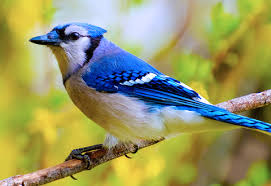
#> input picture LAB1/bird.png, 271 x 186 px
$ jupyter execute bait1.ipynb   (older library calls are emulated)
#> lines starting #> are read from the running program, lines starting #| are printed output that depends on the picture
[cell 1]
# bài 1
import numpy as np
import os
import cv2
import matplotlib.pyplot as plt

os.makedirs('output_images', exist_ok=True)
img = cv2.imread('bird.png')
#> img is the input picture: shape (186, 271, 3); mean B, G, R 101.1, 151.7, 150.6
b, g, r = cv2.split(img)
zero = np.zeros_like(b)

red_img = cv2.merge([zero, zero, r])
green_img = cv2.merge([zero, g, zero])
blue_img = cv2.merge([b, zero, zero])

cv2.imwrite('output_images/red_image.png', red_img)
cv2.imwrite('output_images/green_image.png', green_img)
cv2.imwrite('output_images/blue_image.png', blue_img)

# Hiển thị ảnh
plt.figure(figsize=(12,4))
plt.subplot(1,4,1)
plt.imshow(cv2.cvtColor(img, cv2.COLOR_BGR2RGB))
plt.title('Original')
plt.axis('off')
plt.subplot(1,4,2)
plt.imshow(cv2.cvtColor(red_img, cv2.COLOR_BGR2RGB))
plt.title('Red')
plt.axis('off')
plt.subplot(1,4,3)
plt.imshow(cv2.cvtColor(green_img, cv2.COLOR_BGR2RGB))
plt.title('Green')
plt.axis('off')
plt.subplot(1,4,4)
plt.imshow(cv2.cvtColor(blue_img, cv2.COLOR_BGR2RGB))
plt.title('Blue')
plt.axis('off')
plt.show()

[cell 2]
import numpy as np
import os
import cv2
import matplotlib.pyplot as plt

# Tạo thư mục lưu ảnh kết quả
os.makedirs('output_images', exist_ok=True)

# Đọc ảnh
img = cv2.imread('bird.png')  # thay bằng ảnh của bạn
b, g, r = cv2.split(img)

# Hoán đổi các kênh màu
# Đổi R <-> B
brg_img = cv2.merge([r, g, b])
# Đổi R <-> G
grb_img = cv2.merge([b, r, g])
# Đổi G <-> B
rgb_img = cv2.merge([g, b, r])
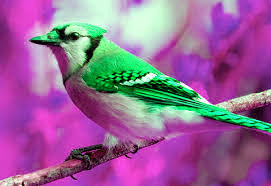
#> rgb_img: shape (186, 271, 3); mean of channels 0, 1, 2 151.7, 101.1, 150.6; drawn as B, G, R

# Lưu các ảnh đã hoán đổi
cv2.imwrite('output_images/swap_rb.png', brg_img)
cv2.imwrite('output_images/swap_rg.png', grb_img)
cv2.imwrite('output_images/swap_gb.png', rgb_img)

# Hiển thị ảnh
plt.figure(figsize=(12,4))
plt.subplot(1,4,1)
plt.imshow(cv2.cvtColor(img, cv2.COLOR_BGR2RGB))
plt.title('Original')
plt.axis('off')

plt.subplot(1,4,2)
plt.imshow(cv2.cvtColor(brg_img, cv2.COLOR_BGR2RGB))
plt.title('Swap R<->B')
plt.axis('off')

plt.subplot(1,4,3)
plt.imshow(cv2.cvtColor(grb_img, cv2.COLOR_BGR2RGB))
plt.title('Swap R<->G')
plt.axis('off')

plt.subplot(1,4,4)
plt.imshow(cv2.cvtColor(rgb_img, cv2.COLOR_BGR2RGB))
plt.title('Swap G<->B')
plt.axis('off')

plt.show()
#> figure, not shown here; B, G, R data is drawn as R, G, B

[cell 3]
# bài 3
import cv2
import os
import numpy as np
import matplotlib.pyplot as plt

os.makedirs('output_hsv_images', exist_ok=True)
img = cv2.imread('bird.png')
hsv_img = cv2.cvtColor(img, cv2.COLOR_BGR2HSV)
#> hsv_img: shape (186, 271, 3); mean H, S, V 49.3, 141, 173.1
h, s, v = cv2.split(hsv_img)
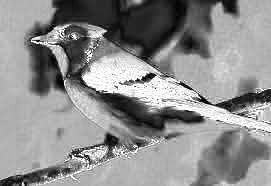
#> s: shape (186, 271); min 0, max 255, mean 141
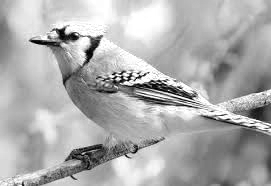
#> v: shape (186, 271); min 0, max 255, mean 173.1

hue_img = cv2.cvtColor(cv2.merge([h, 255 * np.ones_like(s), 255 * np.ones_like(v)]), cv2.COLOR_HSV2BGR)
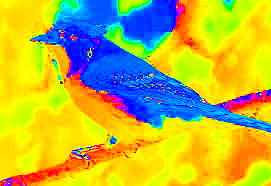
#> hue_img: shape (186, 271, 3); mean B, G, R 62.6, 181.7, 185.2
sat_img = cv2.cvtColor(cv2.merge([90 * np.ones_like(h), s, 255 * np.ones_like(v)]), cv2.COLOR_HSV2BGR)
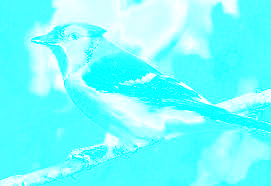
#> sat_img: shape (186, 271, 3); mean B, G, R 255, 254.1, 113.3
val_img = cv2.cvtColor(cv2.merge([90 * np.ones_like(h), 255 * np.ones_like(s), v]), cv2.COLOR_HSV2BGR)
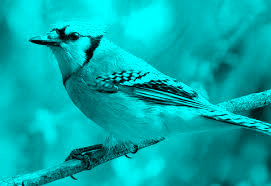
#> val_img: shape (186, 271, 3); mean B, G, R 173.1, 172.1, 0

cv2.imwrite('output_hsv_images/hue_channel.png', hue_img)
cv2.imwrite('output_hsv_images/saturation_channel.png', sat_img)
cv2.imwrite('output_hsv_images/value_channel.png', val_img)

plt.figure(figsize=(12,3))
plt.subplot(1,4,1)
plt.imshow(cv2.cvtColor(img, cv2.COLOR_BGR2RGB))
plt.title('Original')
plt.axis('off')
plt.subplot(1,4,2)
plt.imshow(cv2.cvtColor(hue_img, cv2.COLOR_BGR2RGB))
plt.title('Hue')
plt.axis('off')
plt.subplot(1,4,3)
plt.imshow(cv2.cvtColor(sat_img, cv2.COLOR_BGR2RGB))
plt.title('Saturation')
plt.axis('off')
plt.subplot(1,4,4)
plt.imshow(cv2.cvtColor(val_img, cv2.COLOR_BGR2RGB))
plt.title('Value')
plt.axis('off')
plt.show()

[cell 4]
# bài 4
import cv2
import numpy as np
import os
import matplotlib.pyplot as plt

os.makedirs('output_modified_hsv', exist_ok=True)
img = cv2.imread('bird.png')
hsv_img = cv2.cvtColor(img, cv2.COLOR_BGR2HSV)
h, s, v = cv2.split(hsv_img)
h_new = np.clip((h / 3), 0, 179).astype(np.uint8)
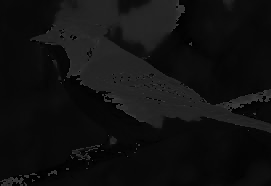
#> h_new: shape (186, 271); min 0, max 59, mean 16.1
v_new = np.clip((v * 0.75), 0, 255).astype(np.uint8)
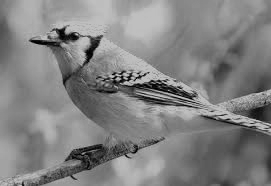
#> v_new: shape (186, 271); min 0, max 191, mean 129.4
hsv_modified = cv2.merge([h_new, s, v_new])
#> hsv_modified: shape (186, 271, 3); mean H, S, V 16.1, 141, 129.4
result_img = cv2.cvtColor(hsv_modified, cv2.COLOR_HSV2BGR)
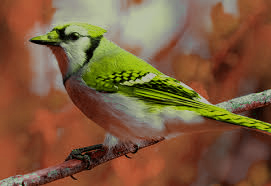
#> result_img: shape (186, 271, 3); mean B, G, R 60.4, 91.3, 126.1
cv2.imwrite('output_modified_hsv/modified_hsv_image.png', result_img)

plt.figure(figsize=(8,4))
plt.subplot(1,2,1)
plt.imshow(cv2.cvtColor(img, cv2.COLOR_BGR2RGB))
plt.title('Original')
plt.axis('off')
plt.subplot(1,2,2)
plt.imshow(cv2.cvtColor(result_img, cv2.COLOR_BGR2RGB))
plt.title('Modified HSV')
plt.axis('off')
plt.show()
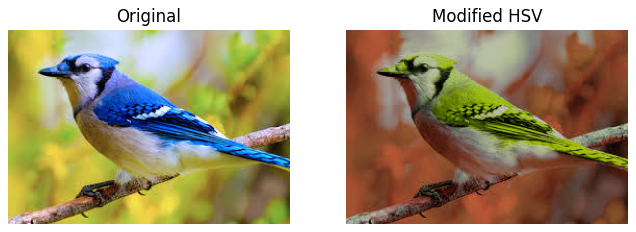
#> figure drawn by matplotlib, 2 panels

[cell 5]
# bài 5
import cv2
import os
import matplotlib.pyplot as plt

input_folder = r'D:\197ct09831\LAB1'
output_folder = 'Exercise_mean_filtered'
os.makedirs(output_folder, exist_ok=True)
kernel_size = (5, 5)

for filename in os.listdir(input_folder):
    if filename.lower().endswith(('.png', '.jpg', '.jpeg', '.bmp')):
        image_path = os.path.join(input_folder, filename)
        img = cv2.imread(image_path)
        mean_filtered = cv2.blur(img, kernel_size)
        output_path = os.path.join(output_folder, f'mean_{filename}')
        cv2.imwrite(output_path, mean_filtered)

        # Hiển thị ảnh
        plt.figure(figsize=(8,4))
        plt.subplot(1,2,1)
        plt.imshow(cv2.cvtColor(img, cv2.COLOR_BGR2RGB))
        plt.title('Original')
        plt.axis('off')
        plt.subplot(1,2,2)
        plt.imshow(cv2.cvtColor(mean_filtered, cv2.COLOR_BGR2RGB))
        plt.title('Mean Filtered')
        plt.axis('off')
        plt.suptitle(filename)
        plt.show()

[cell 6]
# bài 6
import cv2
import os
import matplotlib.pyplot as plt

input_folder = r'D:\197ct09831\LAB1'
output_folders = {
    'mean': 'filtered_mean',
    'gaussian': 'filtered_gaussian',
    'median': 'filtered_median'
}
for folder in output_folders.values():
    os.makedirs(folder, exist_ok=True)
kernel_size = (5, 5)

for filename in os.listdir(input_folder):
    if filename.lower().endswith(('.png', '.jpg', '.jpeg', '.bmp')):
        image_path = os.path.join(input_folder, filename)
        img = cv2.imread(image_path)
        mean_img = cv2.blur(img, kernel_size)
        cv2.imwrite(os.path.join(output_folders['mean'], f'mean_{filename}'), mean_img)
        gaussian_img = cv2.GaussianBlur(img, kernel_size, 0)
        cv2.imwrite(os.path.join(output_folders['gaussian'], f'gaussian_{filename}'), gaussian_img)
        median_img = cv2.medianBlur(img, 5)
        cv2.imwrite(os.path.join(output_folders['median'], f'median_{filename}'), median_img)

        # Hiển thị ảnh
        plt.figure(figsize=(12,4))
        plt.subplot(1,4,1)
        plt.imshow(cv2.cvtColor(img, cv2.COLOR_BGR2RGB))
        plt.title('Original')
        plt.axis('off')
        plt.subplot(1,4,2)
        plt.imshow(cv2.cvtColor(mean_img, cv2.COLOR_BGR2RGB))
        plt.title('Mean')
        plt.axis('off')
        plt.subplot(1,4,3)
        plt.imshow(cv2.cvtColor(gaussian_img, cv2.COLOR_BGR2RGB))
        plt.title('Gaussian')
        plt.axis('off')
        plt.subplot(1,4,4)
        plt.imshow(cv2.cvtColor(median_img, cv2.COLOR_BGR2RGB))
        plt.title('Median')
        plt.axis('off')
        plt.suptitle(filename)
        plt.show()
